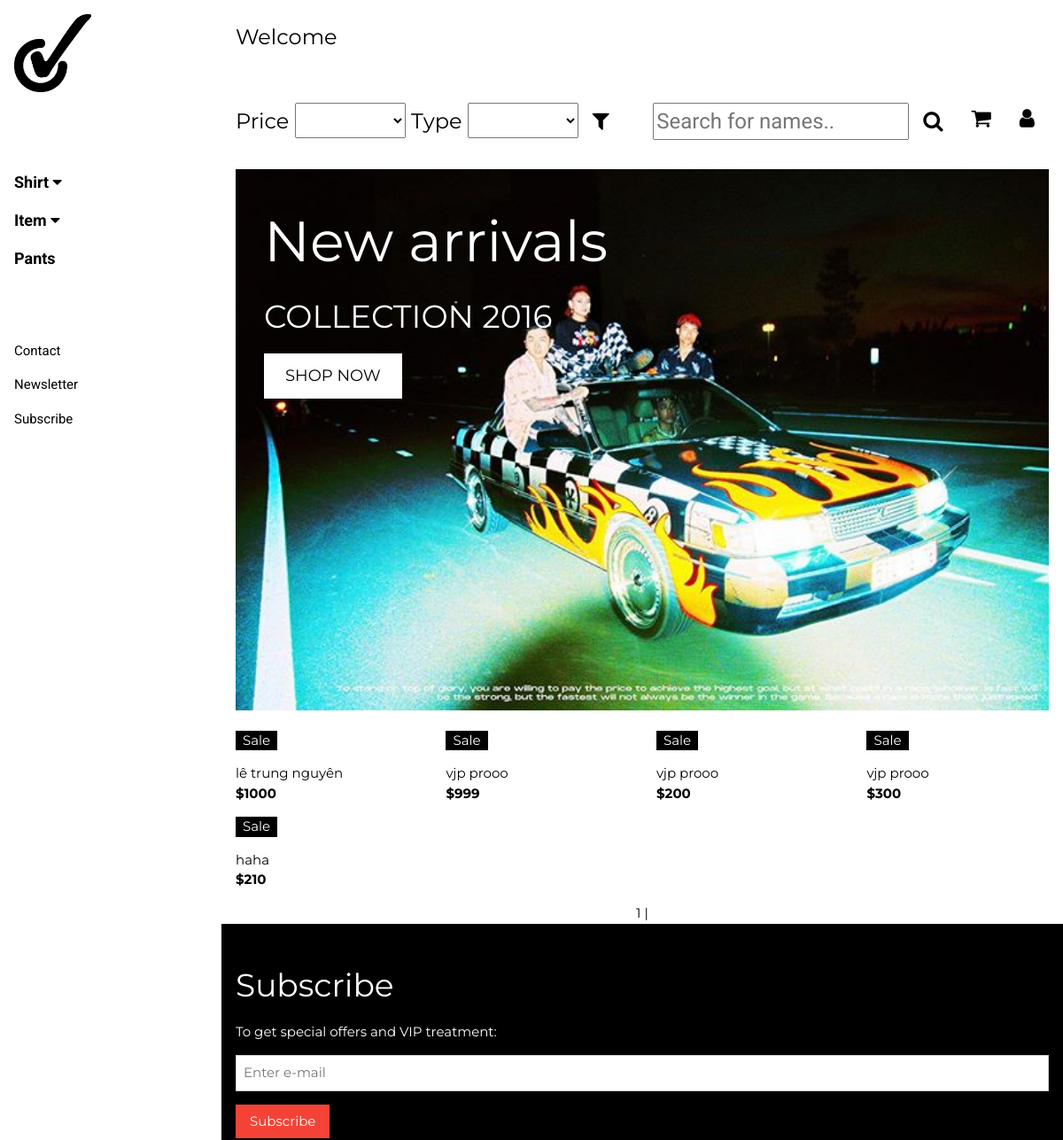
Before: / (upper part) with the older database file.
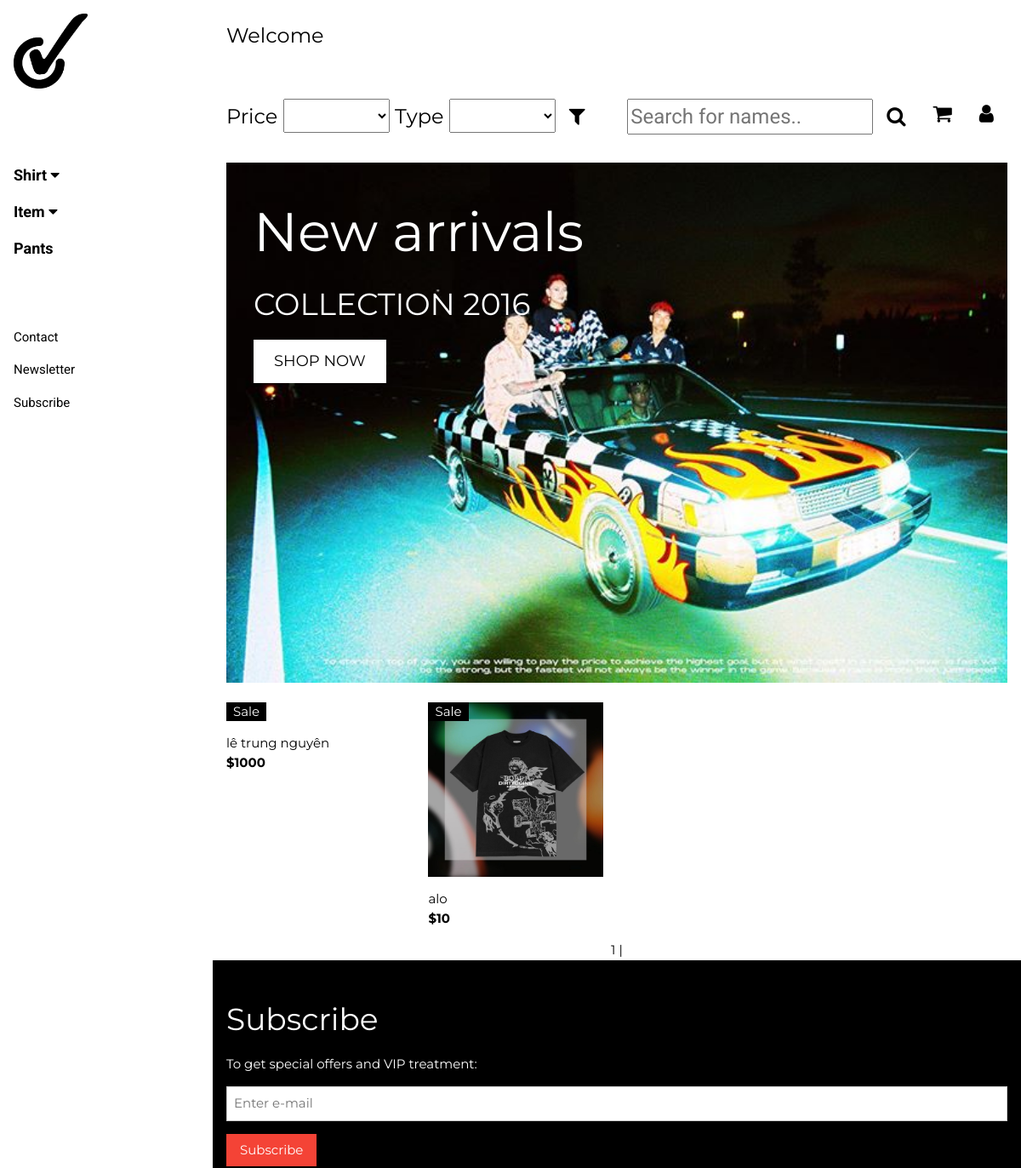
After: the same page with the newer database file.
### tables this page shows
CREATE TABLE `sanpham` (
  `maSP` int(30) NOT NULL,
  `maloaiSP` int(11) NOT NULL,
  `thongtinSP` varchar(100) NOT NULL,
  `tenSP` varchar(30) NOT NULL,
  `giaSP` int(11) NOT NULL,
  `hinhanhSP` varchar(100) NOT NULL,
  `soluongtonkho` int(11) NOT NULL
);

### index.php (the view, shortened to what the changed rows need)
<!DOCTYPE html>
<?php
$loginResult = '';
?>
<html>
<link rel="stylesheet" href="SOURCE.css">
<link rel="stylesheet" href="https://cdnjs.cloudflare.com/ajax/libs/font-awesome/4.7.0/css/font-awesome.min.css">
<body class="w3-content" style="max-width:1200px">
  <div class="w3-main" style="margin-left:250px">
    <header class="w3-container w3-xlarge">
      <p class="w3-top-left"><?= isLogined() ? $loginResult : 'Welcome' ?></p>
      <p class="w3-right">
    </header>
    <div class="w3-display-container w3-container">
      <div class="slideshow-container">
      </div>
      <br>
      <div class="w3-display-topleft w3-text-white" style="padding:24px 48px">
        <h1 class="w3-jumbo w3-hide-small">New arrivals</h1>
        <h1 class="w3-hide-small">COLLECTION 2016</h1>
      </div>
    </div>
    <?php
            $conn = createDbConnection();
            $result = mysqli_query($conn, 'select count(*) as total from sanpham');
            $row = mysqli_fetch_assoc($result);
            $total_records = $row['total'];
            $current_page = isset($_GET['page']) ? $_GET['page'] : 1;
            $limit = 8;
            $total_page = ceil($total_records / $limit);
            $start = ($current_page - 1) * $limit;
?>
    <div class="w3-row w3-whitescale" id="myTable">
      <?php
      $result = mysqli_query($conn, "SELECT * FROM sanpham LIMIT $start, $limit");
      while ($row = $result->fetch_assoc()) {
      ?>
        <div class="w3-col l3 s6">
          <div class="w3-container">
            <div class="w3-display-container">
              <img src="<?= $row['hinhanhSP'] ?>" style="width:100%">
              <span class="w3-tag w3-display-topleft">Sale</span>
            </div>
            <p><?= $row['tenSP'] ?> <br><b>$<?= $row['giaSP'] ?></b></p>
          </div>
        </div>
      <?php } ?>
    </div>
        <div class="w3-bar w3-center ">
           <?php
            for ($i = 1; $i <= $total_page; $i++){
                if ($i == $current_page){
                    echo '<span>'.$i.'</span> | ';
                }
                else{
                    echo '<a href="Index.php?page='.$i.'">'.$i.'</a> | ';
                }
            }
           ?>
        </div>
    <div class="w3-container w3-black w3-padding-32">
      <h1>Subscribe</h1>
      <p>To get special offers and VIP treatment:</p>
      <p><input class="w3-input w3-border" type="text" placeholder="Enter e-mail" style="width:100%"></p>
      <button type="button" class="w3-button w3-red w3-margin-bottom">Subscribe</button>
    </div>
  </div>
</body>
</html>

Changed rows visible on the page:
removed sanpham: tenSP "vjp prooo", giaSP "999"
removed sanpham: tenSP "vjp prooo", giaSP "200"
removed sanpham: tenSP "vjp prooo", giaSP "300"
removed sanpham: tenSP "haha", giaSP "210"
added sanpham: hinhanhSP (picture), tenSP "alo", giaSP "10"
